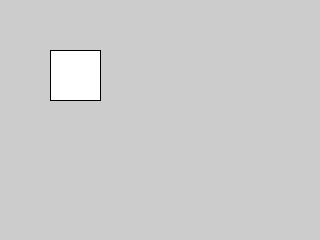
Frame 1 (no input)
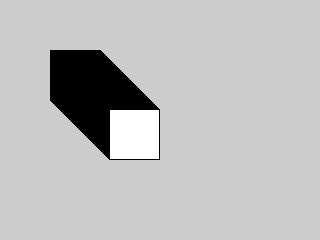
Frame 60 (the mouse pressed at the canvas centre just before this capture)
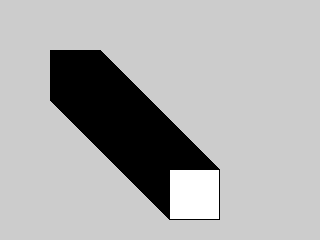
Frame 120 (the mouse held since frame 60 and released just before this capture)

The Processing sketch that drew these frames (run headless with seeded random() and noise(); from frame 60 on, the mouse is pressed at the canvas centre):

// Processing sketch: Class6_05_AdditionVariables
// ── Class6_05_AdditionVariables.pde
int x, y;
int w = 50;

void setup(){
  size(320,240);
  x = 50;
  y = 50;
}

void draw(){
  rect(x,y,w,w);
  x = x + 1; // add one to x every frame
  y++; // add one to y every frame
}
